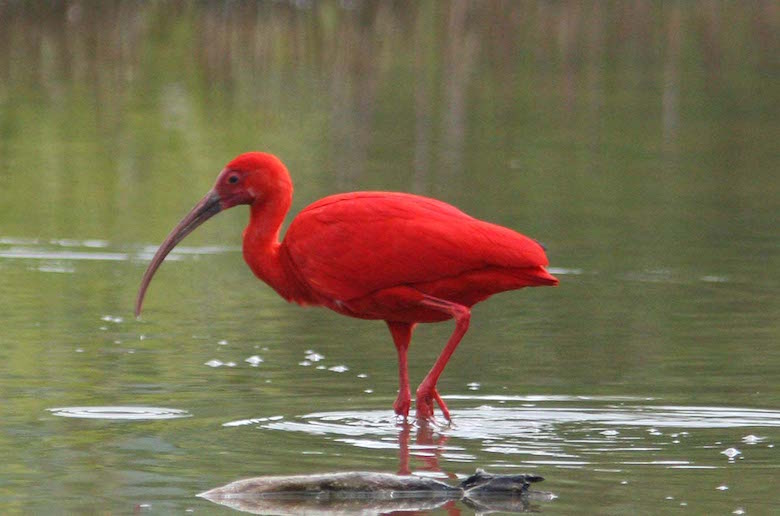
#> input picture ibis.jpg, 780 x 516 px
$ python Session39.py
#> lines starting #> are read from the running program, lines starting #| are printed output that depends on the picture
import cv2
import  numpy as np

image = cv2.imread("ibis.jpg", 1)   # 1: Colored Image
#> image is the input picture: shape (516, 780, 3); mean B, G, R 80.9, 109.6, 120.8

print("===Original Image===")
print(image)
#> (printed output is left out)

print("===Original Image Shape===")
shape = image.shape
#> shape = (516, 780, 3)
print(shape)
#| (516, 780, 3)

resizedImage = cv2.resize(image, (shape[1]//2, shape[0]//2))
print("===Resized Image===")
print(resizedImage)
#> (printed output is left out)

print("===Resized Image Shape===")
resizedShape = resizedImage.shape
#> resizedShape = (258, 390, 3)
print(resizedShape)
#| (258, 390, 3)
rotatedImage = np.rot90(resizedImage)
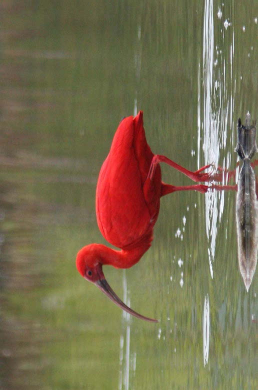
#> rotatedImage: shape (390, 258, 3); mean B, G, R 81, 109.7, 121

cv2.imshow("Resized Ibis", resizedImage)

cv2.imwrite("MyIbis.jpg", resizedImage)
cv2.imwrite("MyIbis90.jpg", rotatedImage)
print("MyIbis.jpg Saved")

cv2.waitKey(0) # Take any keyboard input and then quit :)
cv2.destroyAllWindows()
